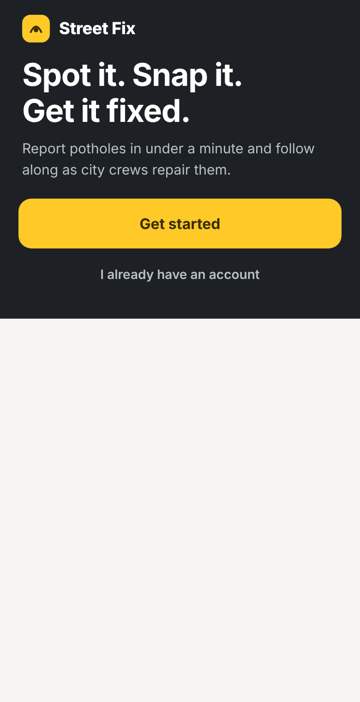
#> input picture thumbs/A_01_welcome.png, 360 x 702 px; its folder holds 4 pictures in this run
$ python make_figures.py
#> lines starting #> are read from the running program, lines starting #| are printed output that depends on the picture
"""Compose article figures from the rendered screen thumbnails in thumbs/.

Usage: python3 make_figures.py   (requires Pillow; run render_thumbs.py first)
Every screen image is an unedited rendering of a prototype file.
"""
import glob
from pathlib import Path
from PIL import Image, ImageDraw, ImageFont

ROOT = Path(__file__).parent
OUT = ROOT / "figures"
OUT.mkdir(exist_ok=True)

W = 1600
BG = (255, 255, 255)
INK = (27, 33, 38)
MUTED = (90, 102, 112)
RULE = (213, 219, 224)
WARN = (168, 70, 28)
F = "/usr/share/fonts/opentype/inter/"
H1 = ImageFont.truetype(F + "Inter-SemiBold.otf", 40)
H2 = ImageFont.truetype(F + "Inter-SemiBold.otf", 30)
TX = ImageFont.truetype(F + "Inter-Regular.otf", 24)
SM = ImageFont.truetype(F + "Inter-Regular.otf", 20)


def thumbs(pattern):
#> called with pattern = 'A_*.png'
    return [Image.open(f).convert("RGB") for f in sorted(glob.glob(str(ROOT / "thumbs" / pattern)))]
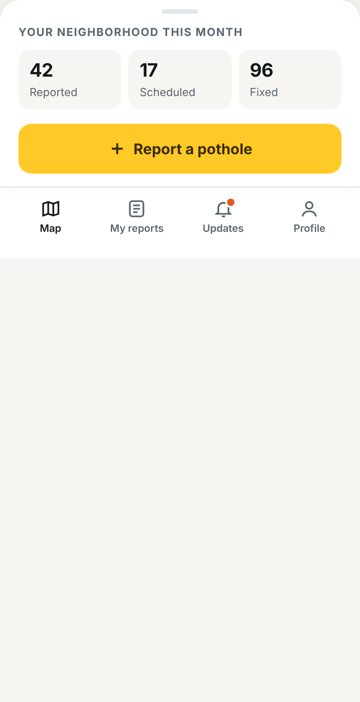
#> input picture thumbs/A_02_home.png, 360 x 702 px
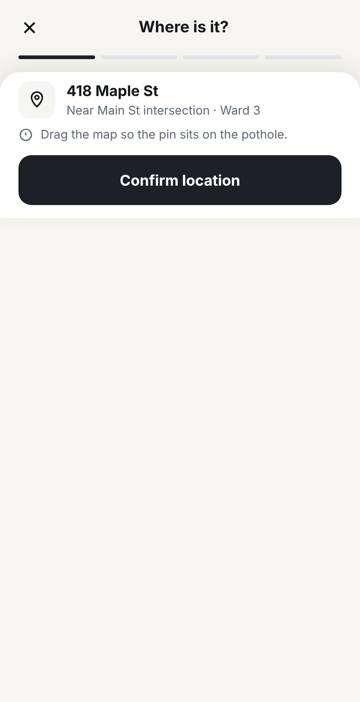
#> input picture thumbs/A_03_locate.png, 360 x 702 px
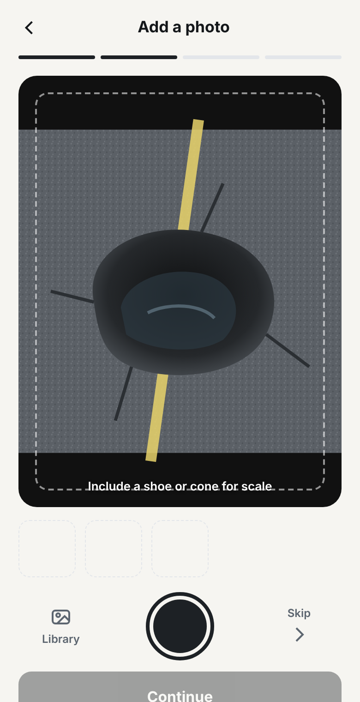
#> input picture thumbs/A_04_photo.png, 360 x 702 px


def grid(ims, cols, cell_w, gap=10):
#> called with cols = 6, cell_w = 150, gap = 10
    cell_h = int(cell_w * 2)
#> cell_h = 300
    rows = (len(ims) + cols - 1) // cols
#> rows = 1
    g = Image.new("RGB", (cols * cell_w + (cols - 1) * gap, rows * cell_h + (rows - 1) * gap), BG)
#> g: PIL image 950x300 RGB; every value is 255
    d = ImageDraw.Draw(g)
    for i, im in enumerate(ims):
        im = im.copy()
        im.thumbnail((cell_w, cell_h))
        x, y = (i % cols) * (cell_w + gap), (i // cols) * (cell_h + gap)
        g.paste(im, (x, y))
        d.rectangle([x, y, x + im.width - 1, y + im.height - 1], outline=RULE, width=1)
#> this loop made 4 passes
#> x on passes 1 to 4: 0, 160, 320, 480
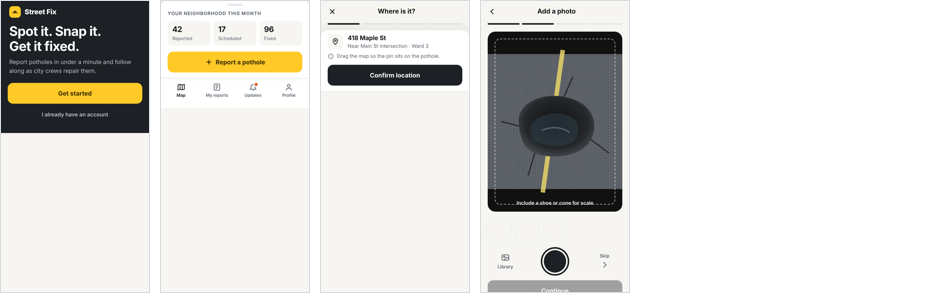
#> g: PIL image 950x300 RGB; mean R, G, B 218.9, 218.2, 214.2
    # crop to used height of last row
    return g


def canvas(h):
    c = Image.new("RGB", (W, h), BG)
    return c, ImageDraw.Draw(c)


def two_up(left, right, ltitle, lsub, rtitle, rsub, title, out, lcols, rcols, cell, note=None, lcolor=INK):
    gl, gr = grid(left, lcols, cell), grid(right, rcols, cell)
    tw = lambda t, f: int(ImageDraw.Draw(Image.new("RGB", (1, 1))).textlength(t, font=f))
    top = 90
    lx = 40
    lw = max(gl.width, tw(ltitle, H2), tw(lsub, SM))
    rx = lx + lw + 80
    rw = max(gr.width, tw(rtitle, H2), tw(rsub, SM))
    width = max(rx + rw + 40, tw(title, H1) + 80, tw(note or "", SM) + 80)
    h = top + 100 + max(gl.height, gr.height) + (70 if note else 40)
    c = Image.new("RGB", (width, h), BG)
    d = ImageDraw.Draw(c)
    d.text((40, 30), title, font=H1, fill=INK)
    d.text((lx, top + 10), ltitle, font=H2, fill=lcolor)
    d.text((lx, top + 52), lsub, font=SM, fill=MUTED)
    d.text((rx, top + 10), rtitle, font=H2, fill=INK)
    d.text((rx, top + 52), rsub, font=SM, fill=MUTED)
    c.paste(gl, (lx, top + 100))
    c.paste(gr, (rx, top + 100))
    d.line([(rx - 40, top + 10), (rx - 40, top + 100 + max(gl.height, gr.height))], fill=RULE, width=2)
    if note:
        d.text((40, h - 50), note, font=SM, fill=MUTED)
    c.save(out, optimize=True)
    print(out, c.size)


# Figure 1: first request
#> (the run stopped early here; a loop or call above may not have finished)
